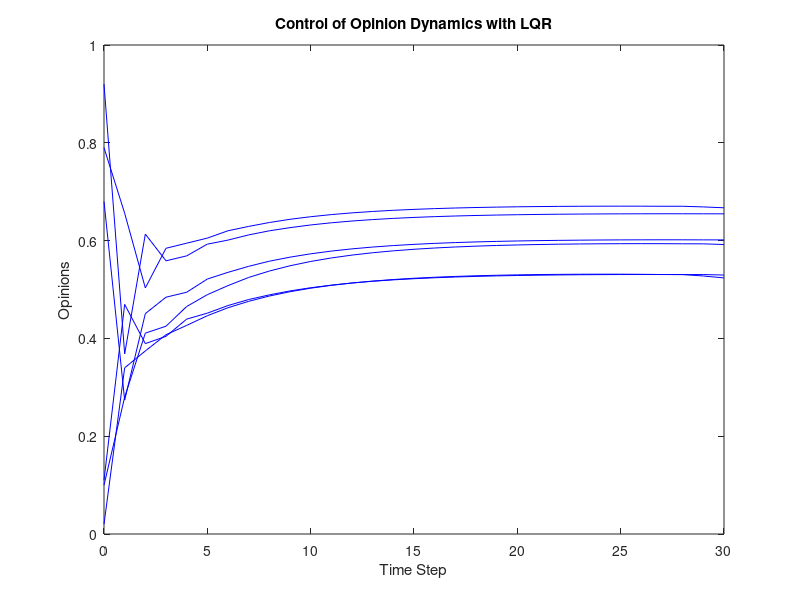

This chart was generated by the following MATLAB code:
clear
close all
clc

%% Initialize the problem
% create the adjacency matrix - column 7 corresponds to users' trust in rec. sys.
W = [0, 0.354, 0, 0, 0.132, 0, 0.514;
    0, 0, 0.395, 0.605, 0, 0, 0;
    0.333, 0.282, 0.084, 0, 0.071, 0.23, 0;
    0.3, 0, 0, 0.372, 0, 0.328, 0;
    0, 0, 1, 0, 0, 0, 0;
    0, 0, 0.102, 0, 0, 0.069, 0.829];

% biases
Lambda = diag([0.333, 0.295, 0.152, 0.005, 0.319, 0.108]);

% construct A and B (see the paper for derivation)
A = (eye(6) - Lambda)*W(1:6,1:6);
B = (eye(6) - Lambda)*W(1:6,7);

% initial opinions
x0 = [0.79; 0.68; 0.11; 0.1; 0.92; 0.02];

%% Reformulate dynamics
A_tilde = [A, eye(6);
           zeros(6), eye(6)];

B_tilde = [B;zeros(6,1)];

x0_tilde = [x0;Lambda*x0];


%% Setup LQR
M = eye(12);
N = 6;
S = -[ones(6,1);zeros(6,1)];

T = 30;

% Calculate Riccati recursion
P_matrices = zeros(12,12,T+1);
P_matrices(:,:,T+1) = zeros(12,12);
for k=T:-1:1
    P_matrices(:,:,k) = M + A_tilde'*P_matrices(:,:,k+1)*A_tilde - (S' + B_tilde'*P_matrices(:,:,k+1)*A_tilde)'*((N+B_tilde'*P_matrices(:,:,k+1)*B_tilde)\(S' + B_tilde'*P_matrices(:,:,k+1)*A_tilde));
end

% Calculate gains from 0 to T-1
K_matrices = zeros(1,12,T);
for k=1:T
    K_matrices(:,:,k) = -(N + B_tilde'*P_matrices(:,:,k+1)*B_tilde)\(S' + B_tilde'*P_matrices(:,:,k+1)*A_tilde);
end

%% Simulate system
% Initialize state
x = x0_tilde;

% Initialize arrays to store state and control input history
x_history = zeros(12, T+1);
u_history = zeros(1, T);

% Set initial state in history
x_history(:,1) = x;

% Simulate system
for k = 1:T
    % Compute control input using the current state and the gain matrix
    u = K_matrices(:,:,k) * x;
    u_history(:,k) = u;

    % Update state using system dynamics
    x = A_tilde * x + B_tilde * u;
    
    % Store the state
    x_history(:,k+1) = x;
end

plot(0:T, x_history(1:6,:),'b');
xlabel('Time Step');
ylabel('Opinions');
title("Control of Opinion Dynamics with LQR")

